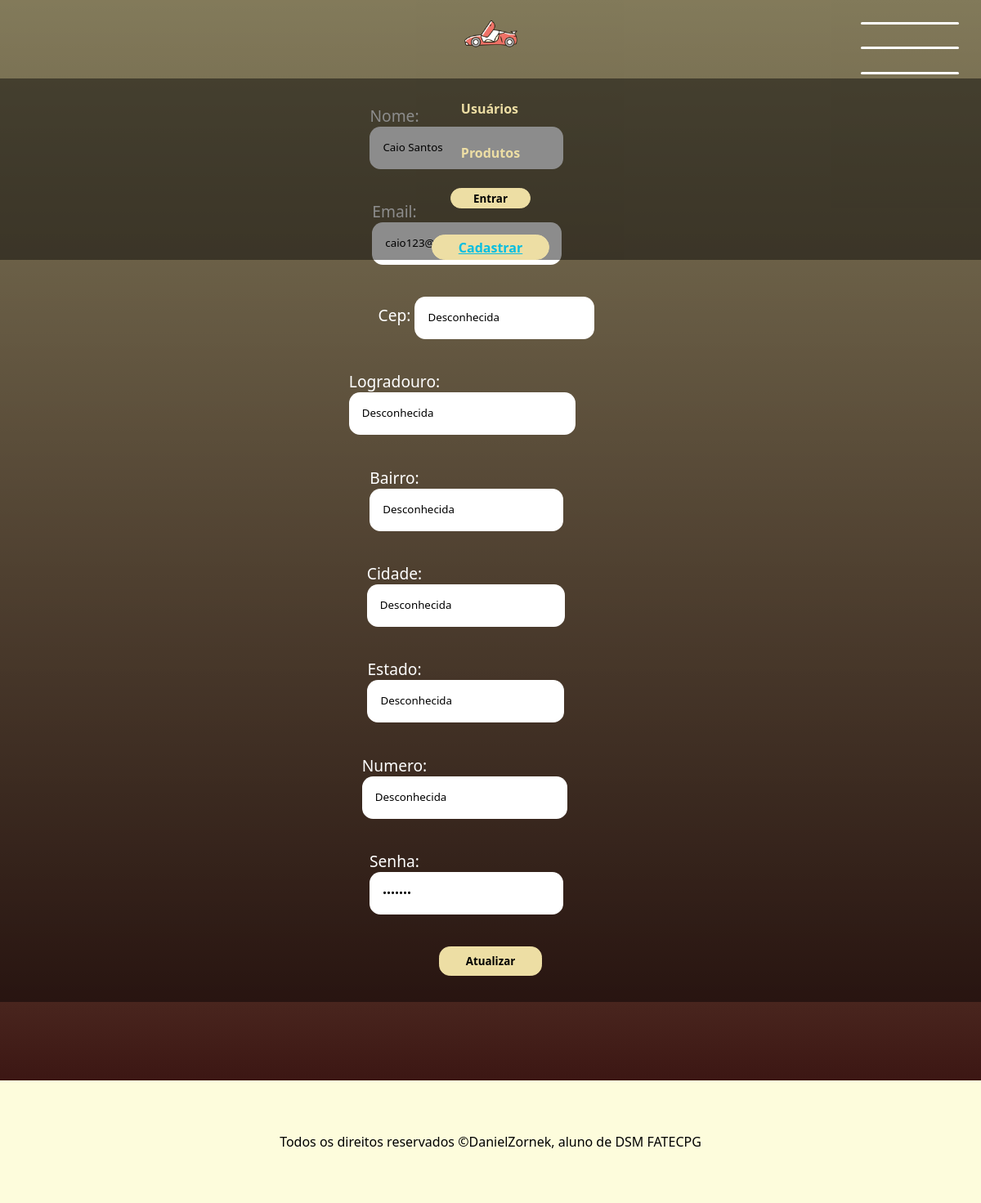
The page /editar-usuario/10 on the database its author committed.
### app/models.py (models this page shows)
class Usuario(models.Model): # aqui dizemos que a classe pai Model irá dar herança para a classe usuario
    nome = models.CharField(max_length=100) # varchar, deve especificar o tamanho
    email = models.EmailField()
    cep = models.CharField(max_length=10, default="Desconhecida")
    logradouro = models.CharField(max_length=100, default="Desconhecida")
    bairro = models.CharField(max_length=60, default="Desconhecida")
    cidade = models.CharField(max_length=60, default="Desconhecida")
    estado = models.CharField(max_length=3, default="Desconhecida")
    numero = models.CharField(max_length=10, default="Desconhecida")
    senha = models.CharField(max_length=16)

### app/views.py (the view)
# urls.py: path('editar-usuario/<int:id_usuario>', views.editarUsuario, name="editarUsuario"),
def editarUsuario(request, id_usuario):
    usuario = Usuario.objects.get(id=id_usuario)
    formUsuarioEditar = formulario(request.POST or None, instance=usuario)
    if request.POST:
        if formUsuarioEditar.is_valid():
            formUsuarioEditar.save()
            return redirect("exibirUsuarios")
    else:
        return render(request, "editar-usuario.html", {'form' : formUsuarioEditar})

### app/forms.py
class formulario(forms.ModelForm):
    class Meta: # não precisa de parenteses
        model = Usuario
        fields = ('nome', 'email', 'cep', 'logradouro', 'bairro', 'cidade', 'estado', 'numero', 'senha')
        widgets = {
            'nome' : forms.TextInput(attrs={'type':'text', 'class':'form-input'}),
            'email' : forms.TextInput(attrs={'type':'email', 'class':'form-input'}),
            'cep' : forms.TextInput(attrs={'type':'text', 'class': 'form-input'}),
            'logradouro' : forms.TextInput(attrs={'type':'text', 'class': 'form-input'}),
            'bairro' : forms.TextInput(attrs={'type':'text', 'class': 'form-input'}),
            'cidade' : forms.TextInput(attrs={'type':'text', 'class': 'form-input'}),
            'estado' : forms.TextInput(attrs={'type':'text', 'class': 'form-input'}),
            'numero' : forms.TextInput(attrs={'type':'text', 'class': 'form-input'}),
            'senha' : forms.TextInput(attrs={'type':'password', 'class':'form-input'})
        }

### app/templates/editar-usuario.html (shortened to what this page needs)
{% extends 'template.html' %}
{% load static %}
{% block style %} <link rel="stylesheet" href="{% static '_forms.css' %}"> {% endblock %}
{% block conteudo %}
    <form method="POST" class="form">
        {{ form }}
        <button type="submit" class="form-button">
            Atualizar
        </button>
    </form>
{% endblock %}

### app/static/template.css (style rules this page uses)
* { margin: 0; padding: 0; box-sizing: border-box; font-family: 'Segoe UI', Tahoma, Geneva, Verdana, sans-serif; }
:root { --cor1: #06BEE1; --cor2: #003049; --cor3: #EDDEA4; --cor4: #280003; --cor5: #DB5461; }
html { overflow-x: hidden; }
body { background-image: linear-gradient(to bottom, var(--cor3), var(--cor4)); background-repeat: no-repeat; display: flex; flex-direction: column; align-items: center; }

### app/static/_forms.css (style rules this page uses)
.form { width: 100%; display: flex; flex-direction: column; align-items: center; gap: 2em; font-size: 1.2em; }
.form-input { padding: 1.2em; border: none; outline: none; border-radius: 1em; width: 80%; transition: .3s ease-in-out; border-bottom: 2px solid transparent; }
.form-button { cursor: pointer; background-color: var(--cor3); color: #000000; padding: .6em 2.4em; border: none; border: 1px solid var(--cor3); border-radius: 1em; transition: .3s ease-in; font-weight: 600; }

### rows shown on the page
Usuario: nome "Caio Santos", cep "Desconhecida", logradouro "Desconhecida", bairro "Desconhecida", cidade "Desconhecida", estado "Desconhecida", numero "Desconhecida"
